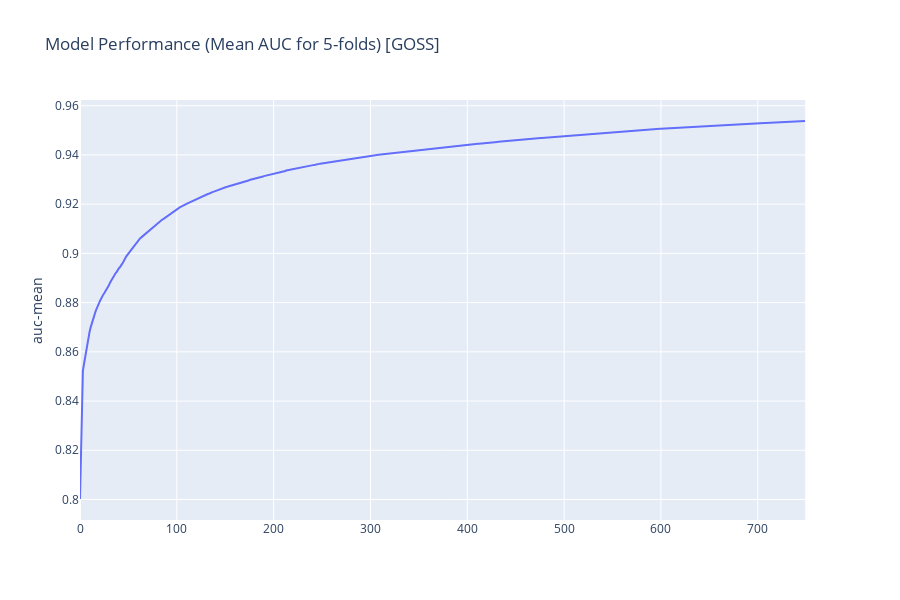

The notebook cell this image was saved under:
### Code cell
px.line(eval_hist, y='auc-mean', title='Model Performance (Mean AUC for 5-folds) [GOSS]')

### Figure 1 — Plotly figure (JSON) as saved in the notebook; plotly's stock layout.template omitted (floating-point values rounded to 4 significant figures; data arrays with more than 128 entries replaced by an {"elided": "..."} marker saying what was removed)
{"data": [{"hoverlabel": {"namelength": 0}, "hovertemplate": "auc-mean=%{y}", "legendgroup": "", "line": {"color": "#636efa", "dash": "solid"}, "mode": "lines", "name": "", "showlegend": false, "type": "scatter", "xaxis": "x", "y": {"elided": "750 float values"}, "yaxis": "y"}], "layout": {"height": 600, "legend": {"tracegroupgap": 0}, "title": {"text": "Model Performance (Mean AUC for 5-folds) [GOSS]"}, "xaxis": {"anchor": "y", "domain": [0, 0.98]}, "yaxis": {"anchor": "x", "domain": [0, 1], "title": {"text": "auc-mean"}}}}
